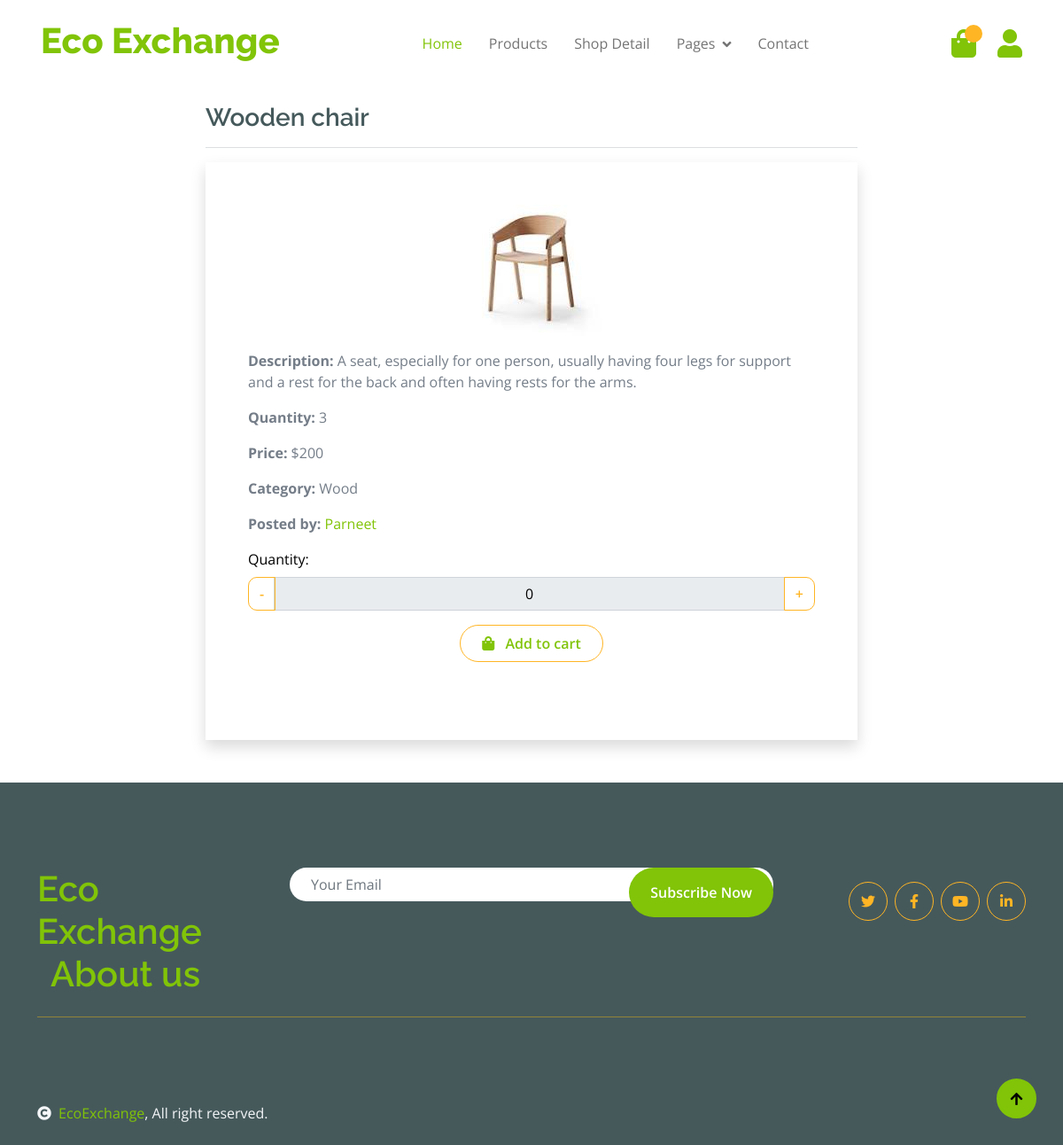
The app's page /product/1, older data.
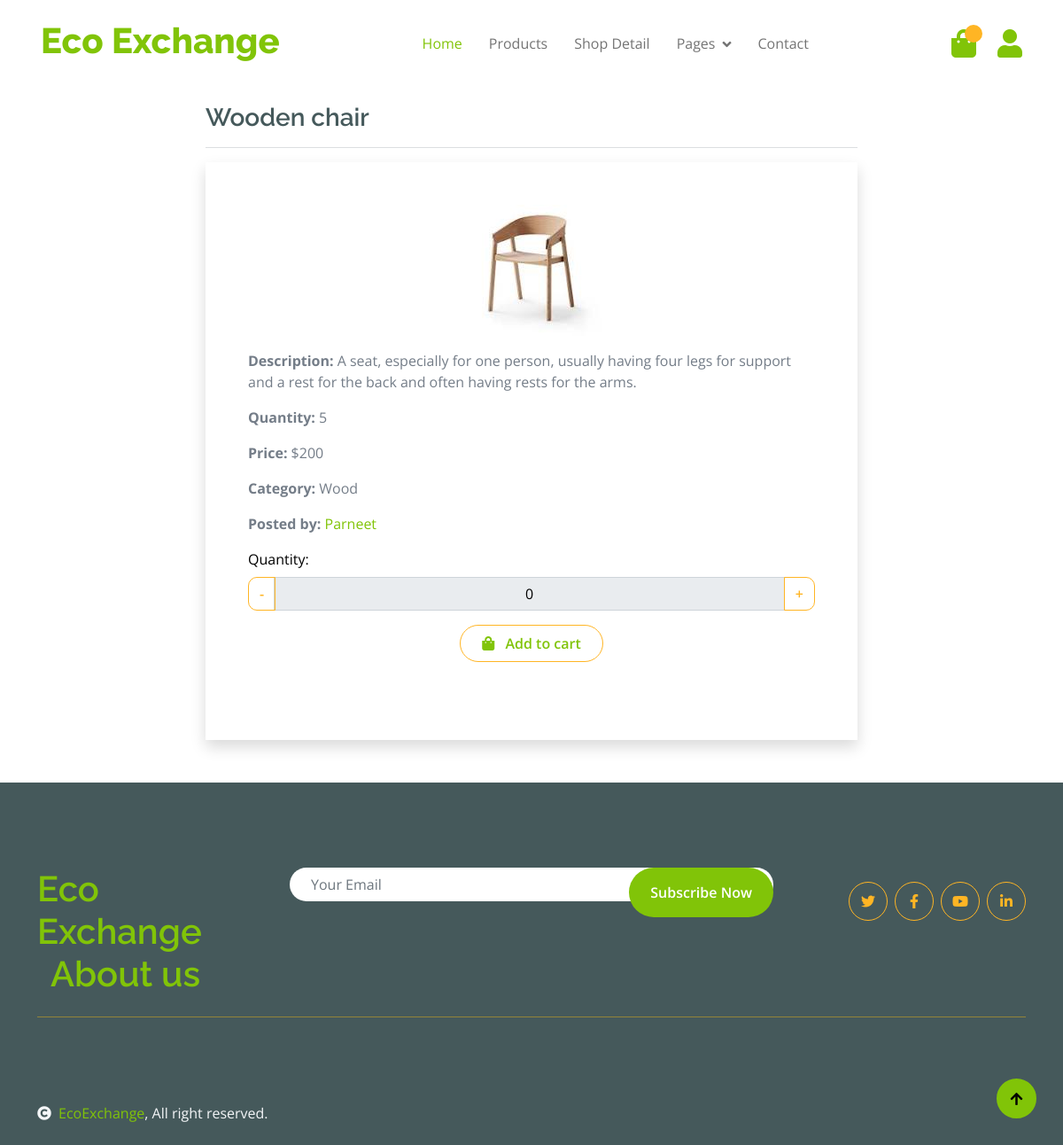
The same page, newer data.
### product/models.py (models this page shows, shortened)
class Product(models.Model):
    CATEGORY_CHOICES = [
        ('PAPER', 'Paper'),
        ('PLASTIC', 'Plastic'),
        ('GLASS', 'Glass'),
        ('METAL', 'Metal'),
        ('ELECTRONICS', 'Electronics'),
        ('ORGANIC', 'Organic'),
        ('TEXTILES', 'Textiles'),
        ('BATTERIES', 'Batteries'),
        ('WOOD', 'Wood'),
        ('RUBBER', 'Rubber'),
        ('MIXED_MATERIALS', 'Mixed Materials'),
    ]
    product_id = models.AutoField(primary_key=True)
    product_name = models.CharField(max_length=255)
    product_description = models.TextField()
    image = models.ImageField(upload_to='img/')
    quantity = models.IntegerField(validators=[MinValueValidator(0)])
    price = models.IntegerField()
    category = models.CharField(max_length=50, choices=CATEGORY_CHOICES)
    user = models.ForeignKey(Member, on_delete=models.CASCADE)

### product/views.py (the view)
def product_detail(request, pk):
    try:
        member = Member.objects.get(username=request.user.username)
    except Member.DoesNotExist:
        member = None
    product = get_object_or_404(Product, pk=pk)
    cart_item = CartItem.objects.filter(user=member, product=product).first()
    cart_quantity = cart_item.quantity if cart_item else 0
    return render(
        request,
        template_name='product/product_detail.html',
        context={'product': product, 'cart_quantity': cart_quantity}
    )

### product/templates/product/product_detail.html (shortened to what this page needs)
{% extends 'product/base.html' %}
{% load static %}
{% block body %}
    <div class="container">
        <div class="row my-3">
            <div class="col-sm-8 offset-sm-2">
                <h3>{{ product.product_name }}</h3>
                <hr>
                <div class="shadow p-5">
                    <div class="text-center">
                        <img src="{{ product.image.url }}" alt="{{ product.product_name }}" class="img-fluid mb-3">
                    </div>
                    <p><strong>Description:</strong> {{ product.product_description }}</p>
                    <p><strong>Quantity:</strong> {{ product.quantity }}</p>
                    <p><strong>Price:</strong> ${{ product.price }}</p>
                    <p><strong>Category:</strong> {{ product.get_category_display }}</p>
                    <p><strong>Posted by:</strong> <a href="{% url 'user_details:seller_desc' product.user.id %}">{{ product.user.username }}</a></p>
                    <div class="form-group">
                        <label for="quantity">Quantity:</label>
                        <div class="input-group">
                            <div class="input-group-prepend">
                                <button class="btn btn-outline-secondary" type="button" id="decrease">-</button>
                            </div>
                            <input type="text" id="quantity" name="quantity" class="form-control text-center" value={{ cart_quantity }} readonly>
                            <div class="input-group-append">
                                <button class="btn btn-outline-secondary" type="button" id="increase">+</button>
                            </div>
                        </div>
                    </div>
                    <p style='text-align: center'>
                        <button id="add-to-cart" class="btn border border-secondary rounded-pill px-4 py-2 mb-4 text-primary">
                            <i class="fa fa-shopping-bag me-2 text-primary"></i> Add to cart
                        </button>
                    </p>
                </div>
            </div>
        </div>
    </div>
{% endblock %}

Row changes from the older to the newer data that the page shows:
changed Product "Wooden chair": quantity "3" → "5"
